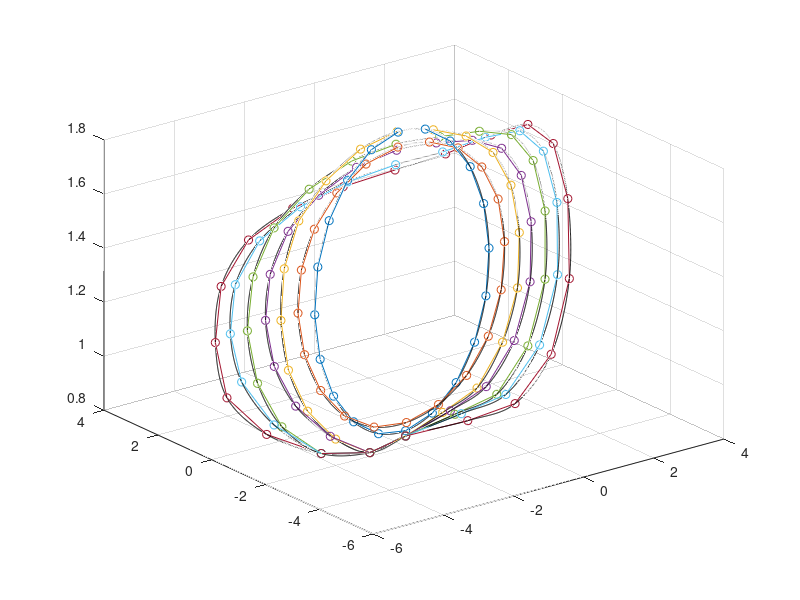
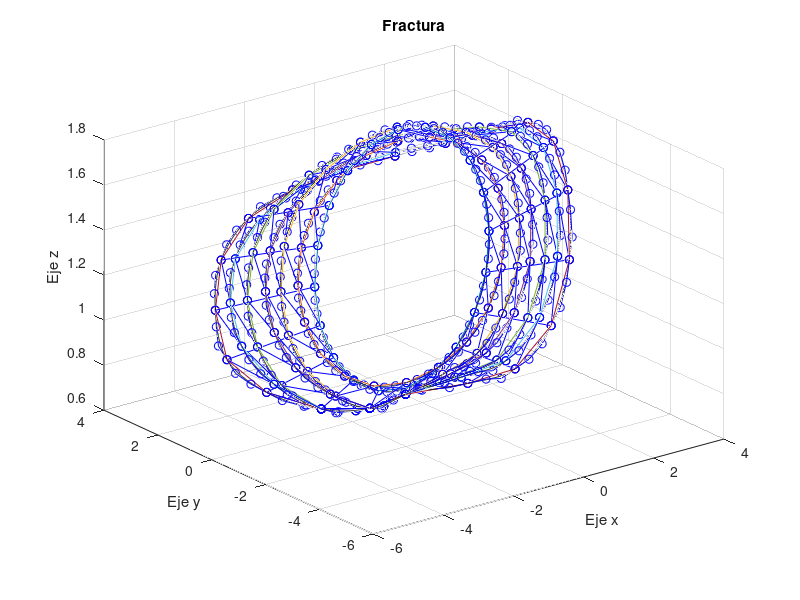

The MATLAB source for these figures, in order:
clear 
clc


%definicion de la variable t 
t = 0:.01:1;


%definicio de  las funciones de Overhauser 
f0= -(.5)*t + t.^2 -(.5)*t.^3;
f1= 1-(5/2)*t.^2 +(3/2)*t.^3;
f2= (.5)*t + 2*t.^2 - (3/2)*t.^3;
f3= -(.5)*t.^2 + (.5)*t.^3; 



%puntos de la fractura 
load('sec9.mat')

figure
for i = 0:6 
    frac = sec((i*20)+1:20*(i+1),1:3);
    plot3(frac(:,1),frac(:,2),frac(:,3),'-o') 
    hold on, grid on 
    
    
%definicion de variables
s = size(frac); 
n = s(1); %cantidad de puntos
c = 7; %cantidad de grupos de puntos 
pb = 4; %cantidad de puntos de Bézier 


    for i1=1:1:n
            k = i1+1;
            j =i1+2; 
            q = i1+3; 
    
    
        if k > n
          k = i1-(n-1);
        end 
         if j > n
          j = i1-(n-2);
         end 
      
        if q > n
          q = i1-(n-3);
        end 

   %la curva de Overhauser aparece en el segundo punto   
        x1= frac(i1,1)*f0 + frac(k,1)*f1 + frac(j,1)*f2 + frac(q,1)*f3;
        y1= frac(i1,2)*f0 + frac(k,2)*f1 + frac(j,2)*f2 + frac(q,2)*f3;
        z1= frac(i1,3)*f0 + frac(k,3)*f1 + frac(j,3)*f2 + frac(q,3)*f3;
        
        hold on 
        plot3(x1,y1,z1,'k')
    end
    
end 




figure 
%sacar grupos de 20 puntos 
frac1 = sec(1:20,1:3);  
frac2 = sec(21:40,1:3);
frac3 = sec(41:60,1:3); 
frac4 = sec(61:80,1:3);  
frac5 = sec(81:100,1:3);  
frac6 = sec(101:120,1:3);  
frac7 = sec(121:140,1:3);  
plot3(frac1(:,1),frac1(:,2),frac1(:,3),'-o',frac2(:,1),frac2(:,2),frac2(:,3),'-o')
hold on 
plot3(frac3(:,1),frac3(:,2),frac3(:,3),'-o',frac4(:,1),frac4(:,2),frac4(:,3),'-o')
hold on 
plot3(frac5(:,1),frac5(:,2),frac5(:,3),'-o',frac6(:,1),frac6(:,2),frac6(:,3),'-o')
hold on 
plot3(frac7(:,1),frac7(:,2),frac7(:,3),'-o')
grid on 
title('Fractura'),xlabel('Eje x'),ylabel('Eje y'),zlabel('Eje z')


%splin periodico 
for i=1:1:n
    k = i+1;
    j =i+2; 
    q = i+3; 
    
    
     if k > n
          k = i-(n-1);
     end 
      if j > n
          j = i-(n-2);
      end 
      
      if q > n
          q = i-(n-3);
      end 

   %la curva de Overhauser aparece en el segundo punto   
    x1= frac1(i,1)*f0 + frac1(k,1)*f1 + frac1(j,1)*f2 + frac1(q,1)*f3;
    y1= frac1(i,2)*f0 + frac1(k,2)*f1 + frac1(j,2)*f2 + frac1(q,2)*f3;
    z1= frac1(i,3)*f0 + frac1(k,3)*f1 + frac1(j,3)*f2 + frac1(q,3)*f3;
    
    
    x2= frac2(i,1)*f0 + frac2(k,1)*f1 + frac2(j,1)*f2 + frac2(q,1)*f3;
    y2= frac2(i,2)*f0 + frac2(k,2)*f1 + frac2(j,2)*f2 + frac2(q,2)*f3;
    z2= frac2(i,3)*f0 + frac2(k,3)*f1 + frac2(j,3)*f2 + frac2(q,3)*f3;
    
    
    x3= frac3(i,1)*f0 + frac3(k,1)*f1 + frac3(j,1)*f2 + frac3(q,1)*f3;
    y3= frac3(i,2)*f0 + frac3(k,2)*f1 + frac3(j,2)*f2 + frac3(q,2)*f3;
    z3= frac3(i,3)*f0 + frac3(k,3)*f1 + frac3(j,3)*f2 + frac3(q,3)*f3;    
    
    
    x4= frac4(i,1)*f0 + frac4(k,1)*f1 + frac4(j,1)*f2 + frac4(q,1)*f3;
    y4= frac4(i,2)*f0 + frac4(k,2)*f1 + frac4(j,2)*f2 + frac4(q,2)*f3;
    z4= frac4(i,3)*f0 + frac4(k,3)*f1 + frac4(j,3)*f2 + frac4(q,3)*f3;    
    
    
    x5= frac5(i,1)*f0 + frac5(k,1)*f1 + frac5(j,1)*f2 + frac5(q,1)*f3;
    y5= frac5(i,2)*f0 + frac5(k,2)*f1 + frac5(j,2)*f2 + frac5(q,2)*f3;
    z5= frac5(i,3)*f0 + frac5(k,3)*f1 + frac5(j,3)*f2 + frac5(q,3)*f3;    
    
    
    x6= frac6(i,1)*f0 + frac6(k,1)*f1 + frac6(j,1)*f2 + frac6(q,1)*f3;
    y6= frac6(i,2)*f0 + frac6(k,2)*f1 + frac6(j,2)*f2 + frac6(q,2)*f3;
    z6= frac6(i,3)*f0 + frac6(k,3)*f1 + frac6(j,3)*f2 + frac6(q,3)*f3;   
    
    
    x7= frac7(i,1)*f0 + frac7(k,1)*f1 + frac7(j,1)*f2 + frac7(q,1)*f3;
    y7= frac7(i,2)*f0 + frac7(k,2)*f1 + frac7(j,2)*f2 + frac7(q,2)*f3;
    z7= frac7(i,3)*f0 + frac7(k,3)*f1 + frac7(j,3)*f2 + frac7(q,3)*f3;    
    
    
    hold on 
    plot3(x1,y1,z1,'k')
    hold on 
    plot3(x2,y2,z2,'k')
    hold on 
    plot3(x3,y3,z3,'k')
    hold on 
    plot3(x4,y4,z4,'k')    
    hold on 
    plot3(x5,y5,z5,'k')    
    hold on 
    plot3(x6,y6,z6,'k')   
    hold on 
    plot3(x7,y7,z7,'k')    
  
end

%definicion de la mtriz donde voy a guardar los puntos:
M1 = [];
M2 = [];
M3 = [];
M4 = [];
M5 = [];
M6 = [];
M7 = []; 
N = n * c * pb; %cantidad de ceros de la matriz que guarda los puntos de Bézier 
M = zeros(3,N); %matriz donde se guardan los puntos 3xN
vc = 1:(c*pb): N; %intervalo del vector entre puntos de la matriz M 
% v = [1 29 57 85 113 141 169 197 225 253 281 309 337 365 393 421 449 477 505 533 ];

% coeficientes de la fucion f(t) 

for i=1:1:n 
    k = i+1;
    j = i+2; 
    q = i+3; 
    i1 = vc(i); 
    
     if k > n
          k = i-(n-1);
     end 
      if j > n
          j = i-(n-2);
      end 
      
      if q > n
          q = i-(n-3);
      end 
    
    %para el primer grupo de datos 
    p0x = frac1(k,1); 
    p1x = (frac1(j,1)/2) - (frac1(i,1)/2);
    p2x = frac1(i,1) - (5*frac1(k,1)/2) + (2*frac1(j,1)) - (frac1(q,1)/2);
    p3x = (3*frac1(k,1)/2) - (frac1(i,1)/2) - (3*frac1(j,1)/2) + (frac1(q,1)/2); 

    p0y = frac1(k,2); 
    p1y = (frac1(j,2)/2) - (frac1(i,2)/2);
    p2y = frac1(i,2) - (5*frac1(k,2)/2) + (2*frac1(j,2)) - (frac1(q,2)/2);
    p3y = (3*frac1(k,2)/2) - (frac1(i,2)/2) - (3*frac1(j,2)/2) + (frac1(q,2)/2);

    p0z = frac1(k,3); 
    p1z = (frac1(j,3)/2) - (frac1(i,3)/2);
    p2z = frac1(i,3) - (5*frac1(k,3)/2) + (2*frac1(j,3)) - (frac1(q,3)/2);
    p3z = (3*frac1(k,3)/2) - (frac1(i,3)/2) - (3*frac1(j,3)/2) + (frac1(q,3)/2);
    
    n1 = 3; %dimencion del polinomio de Bézier 
    
    %calcular los componentes bixn, biyn, bizn: 
    
    %componente x: 
    b0x0 = p0x/nchoosek(n1,0);
    b1x0 = p1x/nchoosek(n1,1);
    b2x0 = p2x/nchoosek(n1,2);
    b3x0 = p3x/nchoosek(n1,3);

    b0x1 = b1x0 + b0x0; 
    b1x1 = b2x0 + b1x0; 
    b2x1 = b3x0 + b2x0; 

    b0x2 = b1x1 + b0x1; 
    b1x2 = b2x1 + b1x1; 

    b0x3 = b0x2 + b1x2; 
    
    %componente y: 
    b0y0 = p0y/nchoosek(n1,0);
    b1y0 = p1y/nchoosek(n1,1);
    b2y0 = p2y/nchoosek(n1,2);
    b3y0 = p3y/nchoosek(n1,3);

    b0y1 = b1y0 + b0y0; 
    b1y1 = b2y0 + b1y0; 
    b2y1 = b3y0 + b2y0; 

    b0y2 = b1y1 + b0y1; 
    b1y2 = b2y1 + b1y1; 

    b0y3 = b0y2 + b1y2; 
    
    %componente z: 
    b0z0 = p0z/nchoosek(n1,0);
    b1z0 = p1z/nchoosek(n1,1);
    b2z0 = p2z/nchoosek(n1,2);
    b3z0 = p3z/nchoosek(n1,3);

    b0z1 = b1z0 + b0z0; 
    b1z1 = b2z0 + b1z0; 
    b2z1 = b3z0 + b2z0; 

    b0z2 = b1z1 + b0z1; 
    b1z2 = b2z1 + b1z1; 

    b0z3 = b0z2 + b1z2; 
    
    M1 = [b0x0 b0x1 b0x2 b0x3 ; b0y0 b0y1 b0y2 b0y3 ; b0z0 b0z1 b0z2 b0z3]; 
       
    M(1,i1) = b0x0; M(2,i1) = b0y0; M(3,i1) = b0z0;
    M(1,i1+1) = b0x1; M(2,i1+1) = b0y1; M(3,i1+1) = b0z1;
    M(1,i1+2) = b0x2; M(2,i1+2) = b0y2; M(3,i1+2) = b0z2;
    M(1,i1+3) = b0x3; M(2,i1+3) = b0y3; M(3,i1+3) = b0z3;
   
%     hold on 
%     plot3(M1(1,:),M1(2,:),M1(3,:),'-og')
    
    %segundo grupo de datos 
    p0x = frac2(k,1); 
    p1x = (frac2(j,1)/2) - (frac2(i,1)/2);
    p2x = frac2(i,1) - (5*frac2(k,1)/2) + (2*frac2(j,1)) - (frac2(q,1)/2);
    p3x = (3*frac2(k,1)/2) - (frac2(i,1)/2) - (3*frac2(j,1)/2) + (frac2(q,1)/2); 

    p0y = frac2(k,2); 
    p1y = (frac2(j,2)/2) - (frac2(i,2)/2);
    p2y = frac2(i,2) - (5*frac2(k,2)/2) + (2*frac2(j,2)) - (frac2(q,2)/2);
    p3y = (3*frac2(k,2)/2) - (frac2(i,2)/2) - (3*frac2(j,2)/2) + (frac2(q,2)/2);

    p0z = frac2(k,3); 
    p1z = (frac2(j,3)/2) - (frac2(i,3)/2);
    p2z = frac2(i,3) - (5*frac2(k,3)/2) + (2*frac2(j,3)) - (frac2(q,3)/2);
    p3z = (3*frac2(k,3)/2) - (frac2(i,3)/2) - (3*frac2(j,3)/2) + (frac2(q,3)/2);
    
    %componente x: 
    b0x0 = p0x/nchoosek(n1,0);
    b1x0 = p1x/nchoosek(n1,1);
    b2x0 = p2x/nchoosek(n1,2);
    b3x0 = p3x/nchoosek(n1,3);

    b0x1 = b1x0 + b0x0; 
    b1x1 = b2x0 + b1x0; 
    b2x1 = b3x0 + b2x0; 

    b0x2 = b1x1 + b0x1; 
    b1x2 = b2x1 + b1x1; 

    b0x3 = b0x2 + b1x2; 
    
    %componente y: 
    b0y0 = p0y/nchoosek(n1,0);
    b1y0 = p1y/nchoosek(n1,1);
    b2y0 = p2y/nchoosek(n1,2);
    b3y0 = p3y/nchoosek(n1,3);

    b0y1 = b1y0 + b0y0; 
    b1y1 = b2y0 + b1y0; 
    b2y1 = b3y0 + b2y0; 

    b0y2 = b1y1 + b0y1; 
    b1y2 = b2y1 + b1y1; 

    b0y3 = b0y2 + b1y2; 
    
    %componente z: 
    b0z0 = p0z/nchoosek(n1,0);
    b1z0 = p1z/nchoosek(n1,1);
    b2z0 = p2z/nchoosek(n1,2);
    b3z0 = p3z/nchoosek(n1,3);

    b0z1 = b1z0 + b0z0; 
    b1z1 = b2z0 + b1z0; 
    b2z1 = b3z0 + b2z0; 

    b0z2 = b1z1 + b0z1; 
    b1z2 = b2z1 + b1z1; 

    b0z3 = b0z2 + b1z2; 
    
    M2 = [b0x0 b0x1 b0x2 b0x3 ; b0y0 b0y1 b0y2 b0y3 ; b0z0 b0z1 b0z2 b0z3 ]; 
    
    M(1,i1+4) = b0x0; M(2,i1+4) = b0y0; M(3,i1+4) = b0z0;
    M(1,i1+5) = b0x1; M(2,i1+5) = b0y1; M(3,i1+5) = b0z1;
    M(1,i1+6) = b0x2; M(2,i1+6) = b0y2; M(3,i1+6) = b0z2;
    M(1,i1+7) = b0x3; M(2,i1+7) = b0y3; M(3,i1+7) = b0z3;
    
%     hold on 
%     plot3(M2(1,:),M2(2,:),M2(3,:),'-og')
    
    %tercer grupo de datos 
    p0x = frac3(k,1); 
    p1x = (frac3(j,1)/2) - (frac3(i,1)/2);
    p2x = frac3(i,1) - (5*frac3(k,1)/2) + (2*frac3(j,1)) - (frac3(q,1)/2);
    p3x = (3*frac3(k,1)/2) - (frac3(i,1)/2) - (3*frac3(j,1)/2) + (frac3(q,1)/2); 

    p0y = frac3(k,2); 
    p1y = (frac3(j,2)/2) - (frac3(i,2)/2);
    p2y = frac3(i,2) - (5*frac3(k,2)/2) + (2*frac3(j,2)) - (frac3(q,2)/2);
    p3y = (3*frac3(k,2)/2) - (frac3(i,2)/2) - (3*frac3(j,2)/2) + (frac3(q,2)/2);

    p0z = frac3(k,3); 
    p1z = (frac3(j,3)/2) - (frac3(i,3)/2);
    p2z = frac3(i,3) - (5*frac3(k,3)/2) + (2*frac3(j,3)) - (frac3(q,3)/2);
    p3z = (3*frac3(k,3)/2) - (frac3(i,3)/2) - (3*frac3(j,3)/2) + (frac3(q,3)/2);
    
    %componente x: 
    b0x0 = p0x/nchoosek(n1,0);
    b1x0 = p1x/nchoosek(n1,1);
    b2x0 = p2x/nchoosek(n1,2);
    b3x0 = p3x/nchoosek(n1,3);

    b0x1 = b1x0 + b0x0; 
    b1x1 = b2x0 + b1x0; 
    b2x1 = b3x0 + b2x0; 

    b0x2 = b1x1 + b0x1; 
    b1x2 = b2x1 + b1x1; 

    b0x3 = b0x2 + b1x2; 
    
    %componente y: 
    b0y0 = p0y/nchoosek(n1,0);
    b1y0 = p1y/nchoosek(n1,1);
    b2y0 = p2y/nchoosek(n1,2);
    b3y0 = p3y/nchoosek(n1,3);

    b0y1 = b1y0 + b0y0; 
    b1y1 = b2y0 + b1y0; 
    b2y1 = b3y0 + b2y0; 

    b0y2 = b1y1 + b0y1; 
    b1y2 = b2y1 + b1y1; 

    b0y3 = b0y2 + b1y2; 
    
    %componente z: 
    b0z0 = p0z/nchoosek(n1,0);
    b1z0 = p1z/nchoosek(n1,1);
    b2z0 = p2z/nchoosek(n1,2);
    b3z0 = p3z/nchoosek(n1,3);

    b0z1 = b1z0 + b0z0; 
    b1z1 = b2z0 + b1z0; 
    b2z1 = b3z0 + b2z0; 

    b0z2 = b1z1 + b0z1; 
    b1z2 = b2z1 + b1z1; 

    b0z3 = b0z2 + b1z2; 
    
    M3 = [b0x0 b0x1 b0x2 b0x3 ; b0y0 b0y1 b0y2 b0y3 ; b0z0 b0z1 b0z2 b0z3 ]; 
    
    M(1,i1+8) = b0x0; M(2,i1+8) = b0y0; M(3,i1+8) = b0z0;
    M(1,i1+9) = b0x1; M(2,i1+9) = b0y1; M(3,i1+9) = b0z1;
    M(1,i1+10) = b0x2; M(2,i1+10) = b0y2; M(3,i1+10) = b0z2;
    M(1,i1+11) = b0x3; M(2,i1+11) = b0y3; M(3,i1+11) = b0z3;
    
%     hold on 
%     plot3(M3(1,:),M3(2,:),M3(3,:),'-og')
    
    %cuarto grupo de datos; 
    p0x = frac4(k,1); 
    p1x = (frac4(j,1)/2) - (frac4(i,1)/2);
    p2x = frac4(i,1) - (5*frac4(k,1)/2) + (2*frac4(j,1)) - (frac4(q,1)/2);
    p3x = (3*frac4(k,1)/2) - (frac4(i,1)/2) - (3*frac4(j,1)/2) + (frac4(q,1)/2); 

    p0y = frac4(k,2); 
    p1y = (frac4(j,2)/2) - (frac4(i,2)/2);
    p2y = frac4(i,2) - (5*frac4(k,2)/2) + (2*frac4(j,2)) - (frac4(q,2)/2);
    p3y = (3*frac4(k,2)/2) - (frac4(i,2)/2) - (3*frac4(j,2)/2) + (frac4(q,2)/2);

    p0z = frac4(k,3); 
    p1z = (frac4(j,3)/2) - (frac4(i,3)/2);
    p2z = frac4(i,3) - (5*frac4(k,3)/2) + (2*frac4(j,3)) - (frac4(q,3)/2);
    p3z = (3*frac4(k,3)/2) - (frac4(i,3)/2) - (3*frac4(j,3)/2) + (frac4(q,3)/2);
    
    %componente x: 
    b0x0 = p0x/nchoosek(n1,0);
    b1x0 = p1x/nchoosek(n1,1);
    b2x0 = p2x/nchoosek(n1,2);
    b3x0 = p3x/nchoosek(n1,3);

    b0x1 = b1x0 + b0x0; 
    b1x1 = b2x0 + b1x0; 
    b2x1 = b3x0 + b2x0; 

    b0x2 = b1x1 + b0x1; 
    b1x2 = b2x1 + b1x1; 

    b0x3 = b0x2 + b1x2; 
    
    %componente y: 
    b0y0 = p0y/nchoosek(n1,0);
    b1y0 = p1y/nchoosek(n1,1);
    b2y0 = p2y/nchoosek(n1,2);
    b3y0 = p3y/nchoosek(n1,3);

    b0y1 = b1y0 + b0y0; 
    b1y1 = b2y0 + b1y0; 
    b2y1 = b3y0 + b2y0; 

    b0y2 = b1y1 + b0y1; 
    b1y2 = b2y1 + b1y1; 

    b0y3 = b0y2 + b1y2; 
    
    %componente z: 
    b0z0 = p0z/nchoosek(n1,0);
    b1z0 = p1z/nchoosek(n1,1);
    b2z0 = p2z/nchoosek(n1,2);
    b3z0 = p3z/nchoosek(n1,3);

    b0z1 = b1z0 + b0z0; 
    b1z1 = b2z0 + b1z0; 
    b2z1 = b3z0 + b2z0; 

    b0z2 = b1z1 + b0z1; 
    b1z2 = b2z1 + b1z1; 

    b0z3 = b0z2 + b1z2; 
    
    M4 = [b0x0 b0x1 b0x2 b0x3 ; b0y0 b0y1 b0y2 b0y3 ; b0z0 b0z1 b0z2 b0z3 ];
    
    M(1,i1+12) = b0x0; M(2,i1+12) = b0y0; M(3,i1+12) = b0z0;
    M(1,i1+13) = b0x1; M(2,i1+13) = b0y1; M(3,i1+13) = b0z1;
    M(1,i1+14) = b0x2; M(2,i1+14) = b0y2; M(3,i1+14) = b0z2;
    M(1,i1+15) = b0x3; M(2,i1+15) = b0y3; M(3,i1+15) = b0z3;
    
%     hold on 
%     plot3(M4(1,:),M4(2,:),M4(3,:),'-og')
    
    %quinto grupo de datos:
    p0x =frac5(k,1); 
    p1x = (frac5(j,1)/2) - (frac5(i,1)/2);
    p2x =frac5(i,1) - (5*frac5(k,1)/2) + (2*frac5(j,1)) - (frac5(q,1)/2);
    p3x = (3*frac5(k,1)/2) - (frac5(i,1)/2) - (3*frac5(j,1)/2) + (frac5(q,1)/2); 

    p0y =frac5(k,2); 
    p1y = (frac5(j,2)/2) - (frac5(i,2)/2);
    p2y =frac5(i,2) - (5*frac5(k,2)/2) + (2*frac5(j,2)) - (frac5(q,2)/2);
    p3y = (3*frac5(k,2)/2) - (frac5(i,2)/2) - (3*frac5(j,2)/2) + (frac5(q,2)/2);

    p0z =frac5(k,3); 
    p1z = (frac5(j,3)/2) - (frac5(i,3)/2);
    p2z =frac5(i,3) - (5*frac5(k,3)/2) + (2*frac5(j,3)) - (frac5(q,3)/2);
    p3z = (3*frac5(k,3)/2) - (frac5(i,3)/2) - (3*frac5(j,3)/2) + (frac5(q,3)/2);
    
    %componente x: 
    b0x0 = p0x/nchoosek(n1,0);
    b1x0 = p1x/nchoosek(n1,1);
    b2x0 = p2x/nchoosek(n1,2);
    b3x0 = p3x/nchoosek(n1,3);

    b0x1 = b1x0 + b0x0; 
    b1x1 = b2x0 + b1x0; 
    b2x1 = b3x0 + b2x0; 

    b0x2 = b1x1 + b0x1; 
    b1x2 = b2x1 + b1x1; 

    b0x3 = b0x2 + b1x2; 
    
    %componente y: 
    b0y0 = p0y/nchoosek(n1,0);
    b1y0 = p1y/nchoosek(n1,1);
    b2y0 = p2y/nchoosek(n1,2);
    b3y0 = p3y/nchoosek(n1,3);

    b0y1 = b1y0 + b0y0; 
    b1y1 = b2y0 + b1y0; 
    b2y1 = b3y0 + b2y0; 

    b0y2 = b1y1 + b0y1; 
    b1y2 = b2y1 + b1y1; 

    b0y3 = b0y2 + b1y2; 
    
    %componente z: 
    b0z0 = p0z/nchoosek(n1,0);
    b1z0 = p1z/nchoosek(n1,1);
    b2z0 = p2z/nchoosek(n1,2);
    b3z0 = p3z/nchoosek(n1,3);

    b0z1 = b1z0 + b0z0; 
    b1z1 = b2z0 + b1z0; 
    b2z1 = b3z0 + b2z0; 

    b0z2 = b1z1 + b0z1; 
    b1z2 = b2z1 + b1z1; 

    b0z3 = b0z2 + b1z2; 
    
    M5 = [b0x0 b0x1 b0x2 b0x3 ; b0y0 b0y1 b0y2 b0y3 ; b0z0 b0z1 b0z2 b0z3 ]; 
    
    M(1,i1+16) = b0x0; M(2,i1+16) = b0y0; M(3,i1+16) = b0z0;
    M(1,i1+17) = b0x1; M(2,i1+17) = b0y1; M(3,i1+17) = b0z1;
    M(1,i1+18) = b0x2; M(2,i1+18) = b0y2; M(3,i1+18) = b0z2;
    M(1,i1+19) = b0x3; M(2,i1+19) = b0y3; M(3,i1+19) = b0z3;
    
%     hold on 
%     plot3(M5(1,:),M5(2,:),M5(3,:),'-og')
    
    %sexto grupo de datos: 
    p0x =frac6(k,1); 
    p1x = (frac6(j,1)/2) - (frac6(i,1)/2);
    p2x =frac6(i,1) - (5*frac6(k,1)/2) + (2*frac6(j,1)) - (frac6(q,1)/2);
    p3x = (3*frac6(k,1)/2) - (frac6(i,1)/2) - (3*frac6(j,1)/2) + (frac6(q,1)/2); 

    p0y =frac6(k,2); 
    p1y = (frac6(j,2)/2) - (frac6(i,2)/2);
    p2y =frac6(i,2) - (5*frac6(k,2)/2) + (2*frac6(j,2)) - (frac6(q,2)/2);
    p3y = (3*frac6(k,2)/2) - (frac6(i,2)/2) - (3*frac6(j,2)/2) + (frac6(q,2)/2);

    p0z =frac6(k,3); 
    p1z = (frac6(j,3)/2) - (frac6(i,3)/2);
    p2z =frac6(i,3) - (5*frac6(k,3)/2) + (2*frac6(j,3)) - (frac6(q,3)/2);
    p3z = (3*frac6(k,3)/2) - (frac6(i,3)/2) - (3*frac6(j,3)/2) + (frac6(q,3)/2);
    
    %componente x: 
    b0x0 = p0x/nchoosek(n1,0);
    b1x0 = p1x/nchoosek(n1,1);
    b2x0 = p2x/nchoosek(n1,2);
    b3x0 = p3x/nchoosek(n1,3);

    b0x1 = b1x0 + b0x0; 
    b1x1 = b2x0 + b1x0; 
    b2x1 = b3x0 + b2x0; 

    b0x2 = b1x1 + b0x1; 
    b1x2 = b2x1 + b1x1; 

    b0x3 = b0x2 + b1x2; 
    
    %componente y: 
    b0y0 = p0y/nchoosek(n1,0);
    b1y0 = p1y/nchoosek(n1,1);
    b2y0 = p2y/nchoosek(n1,2);
    b3y0 = p3y/nchoosek(n1,3);

    b0y1 = b1y0 + b0y0; 
    b1y1 = b2y0 + b1y0; 
    b2y1 = b3y0 + b2y0; 

    b0y2 = b1y1 + b0y1; 
    b1y2 = b2y1 + b1y1; 

    b0y3 = b0y2 + b1y2; 
    
    %componente z: 
    b0z0 = p0z/nchoosek(n1,0);
    b1z0 = p1z/nchoosek(n1,1);
    b2z0 = p2z/nchoosek(n1,2);
    b3z0 = p3z/nchoosek(n1,3);

    b0z1 = b1z0 + b0z0; 
    b1z1 = b2z0 + b1z0; 
    b2z1 = b3z0 + b2z0; 

    b0z2 = b1z1 + b0z1; 
    b1z2 = b2z1 + b1z1; 

    b0z3 = b0z2 + b1z2; 
    
    M6 = [b0x0 b0x1 b0x2 b0x3 ; b0y0 b0y1 b0y2 b0y3 ; b0z0 b0z1 b0z2 b0z3 ]; 
    
    M(1,i1+20) = b0x0; M(2,i1+20) = b0y0; M(3,i1+20) = b0z0;
    M(1,i1+21) = b0x1; M(2,i1+21) = b0y1; M(3,i1+21) = b0z1;
    M(1,i1+22) = b0x2; M(2,i1+22) = b0y2; M(3,i1+22) = b0z2;
    M(1,i1+23) = b0x3; M(2,i1+23) = b0y3; M(3,i1+23) = b0z3;
    
%     hold on 
%     plot3(M6(1,:),M6(2,:),M6(3,:),'-og')  
    
    %septimo grupo de datos: 
    p0x =frac7(k,1); 
    p1x = (frac7(j,1)/2) - (frac7(i,1)/2);
    p2x =frac7(i,1) - (5*frac7(k,1)/2) + (2*frac7(j,1)) - (frac7(q,1)/2);
    p3x = (3*frac7(k,1)/2) - (frac7(i,1)/2) - (3*frac7(j,1)/2) + (frac7(q,1)/2); 

    p0y =frac7(k,2); 
    p1y = (frac7(j,2)/2) - (frac7(i,2)/2);
    p2y =frac7(i,2) - (5*frac7(k,2)/2) + (2*frac7(j,2)) - (frac7(q,2)/2);
    p3y = (3*frac7(k,2)/2) - (frac7(i,2)/2) - (3*frac7(j,2)/2) + (frac7(q,2)/2);

    p0z =frac7(k,3); 
    p1z = (frac7(j,3)/2) - (frac7(i,3)/2);
    p2z =frac7(i,3) - (5*frac7(k,3)/2) + (2*frac7(j,3)) - (frac7(q,3)/2);
    p3z = (3*frac7(k,3)/2) - (frac7(i,3)/2) - (3*frac7(j,3)/2) + (frac7(q,3)/2);
    
    %componente x: 
    b0x0 = p0x/nchoosek(n1,0);
    b1x0 = p1x/nchoosek(n1,1);
    b2x0 = p2x/nchoosek(n1,2);
    b3x0 = p3x/nchoosek(n1,3);

    b0x1 = b1x0 + b0x0; 
    b1x1 = b2x0 + b1x0; 
    b2x1 = b3x0 + b2x0; 

    b0x2 = b1x1 + b0x1; 
    b1x2 = b2x1 + b1x1; 

    b0x3 = b0x2 + b1x2; 
    
    %componente y: 
    b0y0 = p0y/nchoosek(n1,0);
    b1y0 = p1y/nchoosek(n1,1);
    b2y0 = p2y/nchoosek(n1,2);
    b3y0 = p3y/nchoosek(n1,3);

    b0y1 = b1y0 + b0y0; 
    b1y1 = b2y0 + b1y0; 
    b2y1 = b3y0 + b2y0; 

    b0y2 = b1y1 + b0y1; 
    b1y2 = b2y1 + b1y1; 

    b0y3 = b0y2 + b1y2; 
    
    %componente z: 
    b0z0 = p0z/nchoosek(n1,0);
    b1z0 = p1z/nchoosek(n1,1);
    b2z0 = p2z/nchoosek(n1,2);
    b3z0 = p3z/nchoosek(n1,3);

    b0z1 = b1z0 + b0z0; 
    b1z1 = b2z0 + b1z0; 
    b2z1 = b3z0 + b2z0; 

    b0z2 = b1z1 + b0z1; 
    b1z2 = b2z1 + b1z1; 

    b0z3 = b0z2 + b1z2; 
    
    M7 = [b0x0 b0x1 b0x2 b0x3 ; b0y0 b0y1 b0y2 b0y3 ; b0z0 b0z1 b0z2 b0z3 ]; 
    
    M(1,i1+24) = b0x0; M(2,i1+24) = b0y0; M(3,i1+24) = b0z0;
    M(1,i1+25) = b0x1; M(2,i1+25) = b0y1; M(3,i1+25) = b0z1;
    M(1,i1+26) = b0x2; M(2,i1+26) = b0y2; M(3,i1+26) = b0z2;
    M(1,i1+27) = b0x3; M(2,i1+27) = b0y3; M(3,i1+27) = b0z3;
    
    hold on 
%     plot3(M7(1,:),M7(2,:),M7(3,:),'-og')      
end 

plot3(M(1,:),M(2,:),M(3,:),'-ob')

